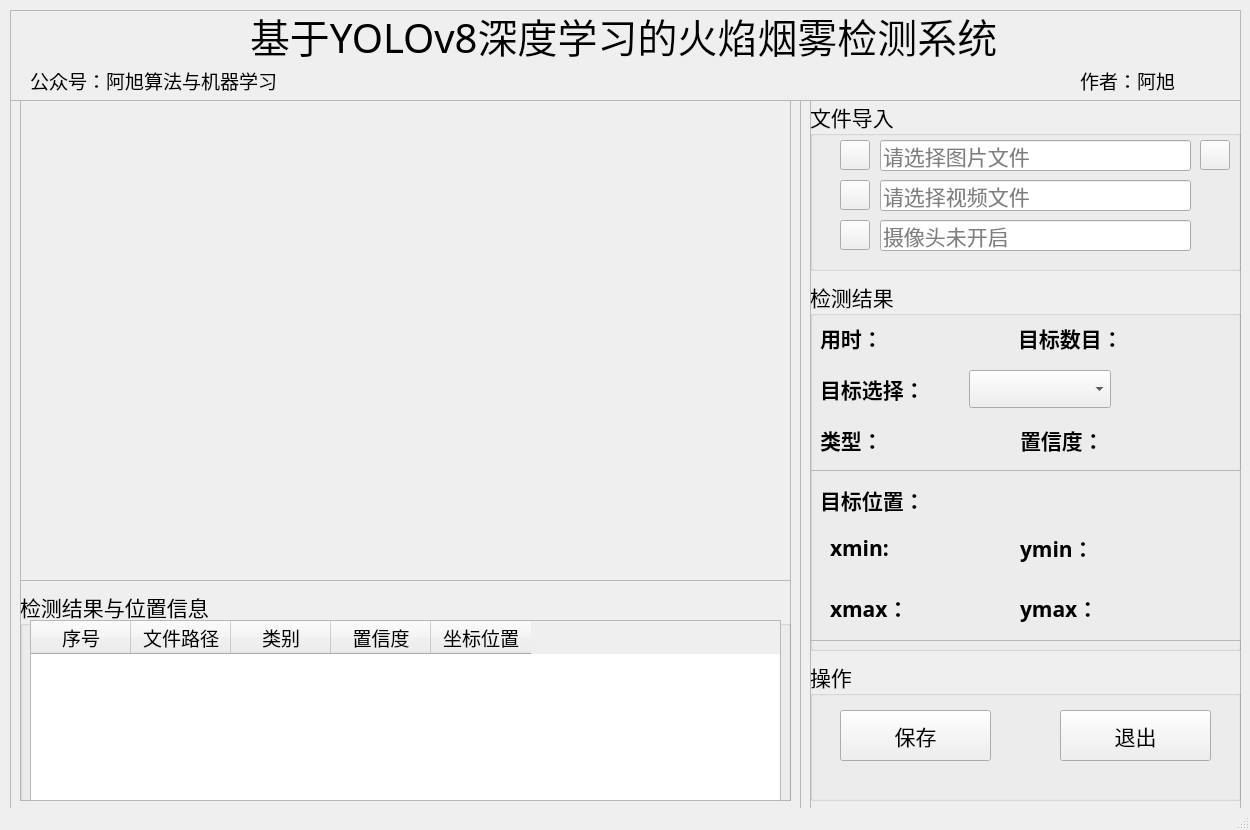
<?xml version="1.0" encoding="UTF-8"?>
<ui version="4.0">
 <class>MainWindow</class>
 <widget class="QMainWindow" name="MainWindow">
  <property name="geometry">
   <rect>
    <x>0</x>
    <y>0</y>
    <width>1250</width>
    <height>830</height>
   </rect>
  </property>
  <property name="minimumSize">
   <size>
    <width>1250</width>
    <height>830</height>
   </size>
  </property>
  <property name="maximumSize">
   <size>
    <width>1250</width>
    <height>830</height>
   </size>
  </property>
  <property name="windowTitle">
   <string>基于YOLOv8深度学习的火焰烟雾检测系统</string>
  </property>
  <property name="windowIcon">
   <iconset resource="ui_sources.qrc">
    <normaloff>:/icons/ui_imgs/icons/目标检测.png</normaloff>:/icons/ui_imgs/icons/目标检测.png</iconset>
  </property>
  <widget class="QWidget" name="centralwidget">
   <widget class="QFrame" name="frame">
    <property name="geometry">
     <rect>
      <x>10</x>
      <y>100</y>
      <width>791</width>
      <height>711</height>
     </rect>
    </property>
    <property name="frameShape">
     <enum>QFrame::StyledPanel</enum>
    </property>
    <property name="frameShadow">
     <enum>QFrame::Raised</enum>
    </property>
    <widget class="QFrame" name="frame_2">
     <property name="geometry">
      <rect>
       <x>10</x>
       <y>0</y>
       <width>771</width>
       <height>481</height>
      </rect>
     </property>
     <property name="frameShape">
      <enum>QFrame::StyledPanel</enum>
     </property>
     <property name="frameShadow">
      <enum>QFrame::Raised</enum>
     </property>
     <widget class="QLabel" name="label_show">
      <property name="geometry">
       <rect>
        <x>0</x>
        <y>0</y>
        <width>770</width>
        <height>480</height>
       </rect>
      </property>
      <property name="minimumSize">
       <size>
        <width>770</width>
        <height>480</height>
       </size>
      </property>
      <property name="maximumSize">
       <size>
        <width>770</width>
        <height>480</height>
       </size>
      </property>
      <property name="styleSheet">
       <string notr="true">border-image: url(:/icons/ui_imgs/huoyan.png);</string>
      </property>
      <property name="text">
       <string/>
      </property>
     </widget>
    </widget>
    <widget class="QFrame" name="frame_3">
     <property name="geometry">
      <rect>
       <x>10</x>
       <y>480</y>
       <width>771</width>
       <height>221</height>
      </rect>
     </property>
     <property name="frameShape">
      <enum>QFrame::StyledPanel</enum>
     </property>
     <property name="frameShadow">
      <enum>QFrame::Raised</enum>
     </property>
     <widget class="QGroupBox" name="groupBox_3">
      <property name="geometry">
       <rect>
        <x>0</x>
        <y>10</y>
        <width>771</width>
        <height>221</height>
       </rect>
      </property>
      <property name="font">
       <font>
        <family>华文楷体</family>
        <pointsize>16</pointsize>
       </font>
      </property>
      <property name="title">
       <string>检测结果与位置信息</string>
      </property>
      <widget class="QTableWidget" name="tableWidget">
       <property name="geometry">
        <rect>
         <x>10</x>
         <y>30</y>
         <width>751</width>
         <height>181</height>
        </rect>
       </property>
       <property name="font">
        <font>
         <family>华文楷体</family>
         <pointsize>14</pointsize>
        </font>
       </property>
       <column>
        <property name="text">
         <string>序号</string>
        </property>
       </column>
       <column>
        <property name="text">
         <string>文件路径</string>
        </property>
       </column>
       <column>
        <property name="text">
         <string>类别</string>
        </property>
       </column>
       <column>
        <property name="text">
         <string>置信度</string>
        </property>
       </column>
       <column>
        <property name="text">
         <string>坐标位置</string>
        </property>
       </column>
      </widget>
     </widget>
    </widget>
   </widget>
   <widget class="QFrame" name="frame_4">
    <property name="geometry">
     <rect>
      <x>810</x>
      <y>100</y>
      <width>431</width>
      <height>711</height>
     </rect>
    </property>
    <property name="frameShape">
     <enum>QFrame::StyledPanel</enum>
    </property>
    <property name="frameShadow">
     <enum>QFrame::Raised</enum>
    </property>
    <widget class="QGroupBox" name="groupBox">
     <property name="geometry">
      <rect>
       <x>0</x>
       <y>0</y>
       <width>431</width>
       <height>171</height>
      </rect>
     </property>
     <property name="font">
      <font>
       <family>华文楷体</family>
       <pointsize>16</pointsize>
      </font>
     </property>
     <property name="title">
      <string>文件导入</string>
     </property>
     <widget class="QLineEdit" name="PiclineEdit">
      <property name="geometry">
       <rect>
        <x>70</x>
        <y>40</y>
        <width>311</width>
        <height>31</height>
       </rect>
      </property>
      <property name="inputMask">
       <string/>
      </property>
      <property name="placeholderText">
       <string>请选择图片文件</string>
      </property>
     </widget>
     <widget class="QLineEdit" name="VideolineEdit">
      <property name="geometry">
       <rect>
        <x>70</x>
        <y>80</y>
        <width>311</width>
        <height>31</height>
       </rect>
      </property>
      <property name="placeholderText">
       <string>请选择视频文件</string>
      </property>
     </widget>
     <widget class="QPushButton" name="CapBtn">
      <property name="geometry">
       <rect>
        <x>30</x>
        <y>120</y>
        <width>30</width>
        <height>30</height>
       </rect>
      </property>
      <property name="styleSheet">
       <string notr="true">border-image: url(:/icons/ui_imgs/icons/camera.png);</string>
      </property>
      <property name="text">
       <string/>
      </property>
     </widget>
     <widget class="QPushButton" name="PicBtn">
      <property name="geometry">
       <rect>
        <x>30</x>
        <y>40</y>
        <width>30</width>
        <height>30</height>
       </rect>
      </property>
      <property name="styleSheet">
       <string notr="true">border-image: url(:/icons/ui_imgs/icons/img.png);</string>
      </property>
      <property name="text">
       <string/>
      </property>
     </widget>
     <widget class="QPushButton" name="VideoBtn">
      <property name="geometry">
       <rect>
        <x>30</x>
        <y>80</y>
        <width>30</width>
        <height>30</height>
       </rect>
      </property>
      <property name="styleSheet">
       <string notr="true">border-image: url(:/icons/ui_imgs/icons/video.png);</string>
      </property>
      <property name="text">
       <string/>
      </property>
     </widget>
     <widget class="QLineEdit" name="CaplineEdit">
      <property name="geometry">
       <rect>
        <x>70</x>
        <y>120</y>
        <width>311</width>
        <height>31</height>
       </rect>
      </property>
      <property name="placeholderText">
       <string>摄像头未开启</string>
      </property>
     </widget>
     <widget class="QPushButton" name="FilesBtn">
      <property name="geometry">
       <rect>
        <x>390</x>
        <y>40</y>
        <width>30</width>
        <height>30</height>
       </rect>
      </property>
      <property name="styleSheet">
       <string notr="true">border-image: url(:/icons/ui_imgs/icons/folder.png);</string>
      </property>
      <property name="text">
       <string/>
      </property>
     </widget>
    </widget>
    <widget class="QGroupBox" name="groupBox_2">
     <property name="geometry">
      <rect>
       <x>0</x>
       <y>180</y>
       <width>431</width>
       <height>371</height>
      </rect>
     </property>
     <property name="font">
      <font>
       <family>华文楷体</family>
       <pointsize>16</pointsize>
      </font>
     </property>
     <property name="title">
      <string>检测结果</string>
     </property>
     <widget class="QFrame" name="frame_6">
      <property name="geometry">
       <rect>
        <x>0</x>
        <y>190</y>
        <width>431</width>
        <height>171</height>
       </rect>
      </property>
      <property name="frameShape">
       <enum>QFrame::StyledPanel</enum>
      </property>
      <property name="frameShadow">
       <enum>QFrame::Raised</enum>
      </property>
      <widget class="QLabel" name="label_4">
       <property name="geometry">
        <rect>
         <x>10</x>
         <y>10</y>
         <width>131</width>
         <height>41</height>
        </rect>
       </property>
       <property name="font">
        <font>
         <family>华文楷体</family>
         <pointsize>16</pointsize>
        </font>
       </property>
       <property name="styleSheet">
        <string notr="true"/>
       </property>
       <property name="text">
        <string>&lt;html&gt;&lt;head/&gt;&lt;body&gt;&lt;p&gt;&lt;span style=&quot; font-weight:600;&quot;&gt;目标位置：&lt;/span&gt;&lt;/p&gt;&lt;/body&gt;&lt;/html&gt;</string>
       </property>
      </widget>
      <widget class="QWidget" name="layoutWidget">
       <property name="geometry">
        <rect>
         <x>20</x>
         <y>60</y>
         <width>161</width>
         <height>37</height>
        </rect>
       </property>
       <layout class="QHBoxLayout" name="horizontalLayout">
        <item>
         <widget class="QLabel" name="label_6">
          <property name="font">
           <font>
            <family>华文楷体</family>
            <pointsize>16</pointsize>
            <weight>50</weight>
            <bold>false</bold>
           </font>
          </property>
          <property name="text">
           <string>&lt;html&gt;&lt;head/&gt;&lt;body&gt;&lt;p&gt;&lt;span style=&quot; font-weight:600;&quot;&gt;xmin:&lt;/span&gt;&lt;/p&gt;&lt;/body&gt;&lt;/html&gt;</string>
          </property>
         </widget>
        </item>
        <item>
         <widget class="QLabel" name="label_xmin">
          <property name="palette">
           <palette>
            <active>
             <colorrole role="WindowText">
              <brush brushstyle="SolidPattern">
               <color alpha="255">
                <red>255</red>
                <green>0</green>
                <blue>0</blue>
               </color>
              </brush>
             </colorrole>
            </active>
            <inactive>
             <colorrole role="WindowText">
              <brush brushstyle="SolidPattern">
               <color alpha="255">
                <red>255</red>
                <green>0</green>
                <blue>0</blue>
               </color>
              </brush>
             </colorrole>
            </inactive>
            <disabled>
             <colorrole role="WindowText">
              <brush brushstyle="SolidPattern">
               <color alpha="255">
                <red>120</red>
                <green>120</green>
                <blue>120</blue>
               </color>
              </brush>
             </colorrole>
            </disabled>
           </palette>
          </property>
          <property name="font">
           <font>
            <family>Arial</family>
            <pointsize>16</pointsize>
            <weight>75</weight>
            <bold>true</bold>
           </font>
          </property>
          <property name="text">
           <string/>
          </property>
         </widget>
        </item>
       </layout>
      </widget>
      <widget class="QWidget" name="layoutWidget">
       <property name="geometry">
        <rect>
         <x>210</x>
         <y>60</y>
         <width>161</width>
         <height>37</height>
        </rect>
       </property>
       <layout class="QHBoxLayout" name="horizontalLayout_2">
        <item>
         <widget class="QLabel" name="label_8">
          <property name="text">
           <string>&lt;html&gt;&lt;head/&gt;&lt;body&gt;&lt;p&gt;&lt;span style=&quot; font-weight:600;&quot;&gt;ymin：&lt;/span&gt;&lt;/p&gt;&lt;/body&gt;&lt;/html&gt;</string>
          </property>
         </widget>
        </item>
        <item>
         <widget class="QLabel" name="label_ymin">
          <property name="palette">
           <palette>
            <active>
             <colorrole role="WindowText">
              <brush brushstyle="SolidPattern">
               <color alpha="255">
                <red>255</red>
                <green>0</green>
                <blue>0</blue>
               </color>
              </brush>
             </colorrole>
            </active>
            <inactive>
             <colorrole role="WindowText">
              <brush brushstyle="SolidPattern">
               <color alpha="255">
                <red>255</red>
                <green>0</green>
                <blue>0</blue>
               </color>
              </brush>
             </colorrole>
            </inactive>
            <disabled>
             <colorrole role="WindowText">
              <brush brushstyle="SolidPattern">
               <color alpha="255">
                <red>120</red>
                <green>120</green>
                <blue>120</blue>
               </color>
              </brush>
             </colorrole>
            </disabled>
           </palette>
          </property>
          <property name="font">
           <font>
            <family>Arial</family>
            <pointsize>16</pointsize>
            <weight>75</weight>
            <bold>true</bold>
           </font>
          </property>
          <property name="text">
           <string/>
          </property>
         </widget>
        </item>
       </layout>
      </widget>
      <widget class="QWidget" name="layoutWidget">
       <property name="geometry">
        <rect>
         <x>20</x>
         <y>120</y>
         <width>161</width>
         <height>37</height>
        </rect>
       </property>
       <layout class="QHBoxLayout" name="horizontalLayout_3">
        <item>
         <widget class="QLabel" name="label_7">
          <property name="text">
           <string>&lt;html&gt;&lt;head/&gt;&lt;body&gt;&lt;p&gt;&lt;span style=&quot; font-weight:600;&quot;&gt;xmax：&lt;/span&gt;&lt;/p&gt;&lt;/body&gt;&lt;/html&gt;</string>
          </property>
         </widget>
        </item>
        <item>
         <widget class="QLabel" name="label_xmax">
          <property name="palette">
           <palette>
            <active>
             <colorrole role="WindowText">
              <brush brushstyle="SolidPattern">
               <color alpha="255">
                <red>255</red>
                <green>0</green>
                <blue>0</blue>
               </color>
              </brush>
             </colorrole>
            </active>
            <inactive>
             <colorrole role="WindowText">
              <brush brushstyle="SolidPattern">
               <color alpha="255">
                <red>255</red>
                <green>0</green>
                <blue>0</blue>
               </color>
              </brush>
             </colorrole>
            </inactive>
            <disabled>
             <colorrole role="WindowText">
              <brush brushstyle="SolidPattern">
               <color alpha="255">
                <red>120</red>
                <green>120</green>
                <blue>120</blue>
               </color>
              </brush>
             </colorrole>
            </disabled>
           </palette>
          </property>
          <property name="font">
           <font>
            <family>Arial</family>
            <pointsize>16</pointsize>
            <weight>75</weight>
            <bold>true</bold>
           </font>
          </property>
          <property name="text">
           <string/>
          </property>
         </widget>
        </item>
       </layout>
      </widget>
      <widget class="QWidget" name="layoutWidget">
       <property name="geometry">
        <rect>
         <x>210</x>
         <y>120</y>
         <width>161</width>
         <height>37</height>
        </rect>
       </property>
       <layout class="QHBoxLayout" name="horizontalLayout_4">
        <item>
         <widget class="QLabel" name="label_9">
          <property name="text">
           <string>&lt;html&gt;&lt;head/&gt;&lt;body&gt;&lt;p&gt;&lt;span style=&quot; font-weight:600;&quot;&gt;ymax：&lt;/span&gt;&lt;/p&gt;&lt;/body&gt;&lt;/html&gt;</string>
          </property>
         </widget>
        </item>
        <item>
         <widget class="QLabel" name="label_ymax">
          <property name="palette">
           <palette>
            <active>
             <colorrole role="WindowText">
              <brush brushstyle="SolidPattern">
               <color alpha="255">
                <red>255</red>
                <green>0</green>
                <blue>0</blue>
               </color>
              </brush>
             </colorrole>
            </active>
            <inactive>
             <colorrole role="WindowText">
              <brush brushstyle="SolidPattern">
               <color alpha="255">
                <red>255</red>
                <green>0</green>
                <blue>0</blue>
               </color>
              </brush>
             </colorrole>
            </inactive>
            <disabled>
             <colorrole role="WindowText">
              <brush brushstyle="SolidPattern">
               <color alpha="255">
                <red>120</red>
                <green>120</green>
                <blue>120</blue>
               </color>
              </brush>
             </colorrole>
            </disabled>
           </palette>
          </property>
          <property name="font">
           <font>
            <family>Arial</family>
            <pointsize>16</pointsize>
            <weight>75</weight>
            <bold>true</bold>
           </font>
          </property>
          <property name="text">
           <string/>
          </property>
         </widget>
        </item>
       </layout>
      </widget>
     </widget>
     <widget class="QWidget" name="layoutWidget">
      <property name="geometry">
       <rect>
        <x>208</x>
        <y>40</y>
        <width>211</width>
        <height>37</height>
       </rect>
      </property>
      <layout class="QHBoxLayout" name="horizontalLayout_5">
       <item>
        <widget class="QLabel" name="label">
         <property name="text">
          <string>&lt;html&gt;&lt;head/&gt;&lt;body&gt;&lt;p&gt;&lt;span style=&quot; font-weight:600;&quot;&gt;目标数目：&lt;/span&gt;&lt;/p&gt;&lt;/body&gt;&lt;/html&gt;</string>
         </property>
        </widget>
       </item>
       <item>
        <widget class="QLabel" name="label_nums">
         <property name="palette">
          <palette>
           <active>
            <colorrole role="WindowText">
             <brush brushstyle="SolidPattern">
              <color alpha="255">
               <red>255</red>
               <green>0</green>
               <blue>0</blue>
              </color>
             </brush>
            </colorrole>
            <colorrole role="Text">
             <brush brushstyle="SolidPattern">
              <color alpha="255">
               <red>0</red>
               <green>0</green>
               <blue>0</blue>
              </color>
             </brush>
            </colorrole>
            <colorrole role="PlaceholderText">
             <brush brushstyle="SolidPattern">
              <color alpha="128">
               <red>255</red>
               <green>0</green>
               <blue>0</blue>
              </color>
             </brush>
            </colorrole>
           </active>
           <inactive>
            <colorrole role="WindowText">
             <brush brushstyle="SolidPattern">
              <color alpha="255">
               <red>255</red>
               <green>0</green>
               <blue>0</blue>
              </color>
             </brush>
            </colorrole>
            <colorrole role="Text">
             <brush brushstyle="SolidPattern">
              <color alpha="255">
               <red>0</red>
               <green>0</green>
               <blue>0</blue>
              </color>
             </brush>
            </colorrole>
            <colorrole role="PlaceholderText">
             <brush brushstyle="SolidPattern">
              <color alpha="128">
               <red>255</red>
               <green>0</green>
               <blue>0</blue>
              </color>
             </brush>
            </colorrole>
           </inactive>
           <disabled>
            <colorrole role="WindowText">
             <brush brushstyle="SolidPattern">
              <color alpha="255">
               <red>120</red>
               <green>120</green>
               <blue>120</blue>
              </color>
             </brush>
            </colorrole>
            <colorrole role="Text">
             <brush brushstyle="SolidPattern">
              <color alpha="255">
               <red>120</red>
               <green>120</green>
               <blue>120</blue>
              </color>
             </brush>
            </colorrole>
            <colorrole role="PlaceholderText">
             <brush brushstyle="SolidPattern">
              <color alpha="128">
               <red>0</red>
               <green>0</green>
               <blue>0</blue>
              </color>
             </brush>
            </colorrole>
           </disabled>
          </palette>
         </property>
         <property name="font">
          <font>
           <family>Arial</family>
           <pointsize>16</pointsize>
           <weight>75</weight>
           <bold>true</bold>
          </font>
         </property>
         <property name="text">
          <string/>
         </property>
        </widget>
       </item>
      </layout>
     </widget>
     <widget class="QWidget" name="layoutWidget">
      <property name="geometry">
       <rect>
        <x>10</x>
        <y>90</y>
        <width>291</width>
        <height>38</height>
       </rect>
      </property>
      <layout class="QHBoxLayout" name="horizontalLayout_6">
       <item>
        <widget class="QLabel" name="label_5">
         <property name="text">
          <string>&lt;html&gt;&lt;head/&gt;&lt;body&gt;&lt;p&gt;&lt;span style=&quot; font-weight:600;&quot;&gt;目标选择：&lt;/span&gt;&lt;/p&gt;&lt;/body&gt;&lt;/html&gt;</string>
         </property>
        </widget>
       </item>
       <item>
        <widget class="QComboBox" name="comboBox"/>
       </item>
      </layout>
     </widget>
     <widget class="QWidget" name="layoutWidget_2">
      <property name="geometry">
       <rect>
        <x>10</x>
        <y>40</y>
        <width>171</width>
        <height>37</height>
       </rect>
      </property>
      <layout class="QHBoxLayout" name="horizontalLayout_7">
       <item>
        <widget class="QLabel" name="label_10">
         <property name="text">
          <string>&lt;html&gt;&lt;head/&gt;&lt;body&gt;&lt;p&gt;&lt;span style=&quot; font-weight:600;&quot;&gt;用时：&lt;/span&gt;&lt;/p&gt;&lt;/body&gt;&lt;/html&gt;</string>
         </property>
        </widget>
       </item>
       <item>
        <widget class="QLabel" name="time_lb">
         <property name="palette">
          <palette>
           <active>
            <colorrole role="WindowText">
             <brush brushstyle="SolidPattern">
              <color alpha="255">
               <red>255</red>
               <green>0</green>
               <blue>0</blue>
              </color>
             </brush>
            </colorrole>
            <colorrole role="Text">
             <brush brushstyle="SolidPattern">
              <color alpha="255">
               <red>0</red>
               <green>0</green>
               <blue>0</blue>
              </color>
             </brush>
            </colorrole>
            <colorrole role="PlaceholderText">
             <brush brushstyle="SolidPattern">
              <color alpha="128">
               <red>255</red>
               <green>0</green>
               <blue>0</blue>
              </color>
             </brush>
            </colorrole>
           </active>
           <inactive>
            <colorrole role="WindowText">
             <brush brushstyle="SolidPattern">
              <color alpha="255">
               <red>255</red>
               <green>0</green>
               <blue>0</blue>
              </color>
             </brush>
            </colorrole>
            <colorrole role="Text">
             <brush brushstyle="SolidPattern">
              <color alpha="255">
               <red>0</red>
               <green>0</green>
               <blue>0</blue>
              </color>
             </brush>
            </colorrole>
            <colorrole role="PlaceholderText">
             <brush brushstyle="SolidPattern">
              <color alpha="128">
               <red>255</red>
               <green>0</green>
               <blue>0</blue>
              </color>
             </brush>
            </colorrole>
           </inactive>
           <disabled>
            <colorrole role="WindowText">
             <brush brushstyle="SolidPattern">
              <color alpha="255">
               <red>120</red>
               <green>120</green>
               <blue>120</blue>
              </color>
             </brush>
            </colorrole>
            <colorrole role="Text">
             <brush brushstyle="SolidPattern">
              <color alpha="255">
               <red>120</red>
               <green>120</green>
               <blue>120</blue>
              </color>
             </brush>
            </colorrole>
            <colorrole role="PlaceholderText">
             <brush brushstyle="SolidPattern">
              <color alpha="128">
               <red>0</red>
               <green>0</green>
               <blue>0</blue>
              </color>
             </brush>
            </colorrole>
           </disabled>
          </palette>
         </property>
         <property name="font">
          <font>
           <family>Arial</family>
           <pointsize>16</pointsize>
           <weight>75</weight>
           <bold>true</bold>
          </font>
         </property>
         <property name="text">
          <string/>
         </property>
        </widget>
       </item>
      </layout>
     </widget>
     <widget class="QWidget" name="layoutWidget">
      <property name="geometry">
       <rect>
        <x>210</x>
        <y>140</y>
        <width>191</width>
        <height>41</height>
       </rect>
      </property>
      <layout class="QHBoxLayout" name="horizontalLayout_8">
       <item>
        <widget class="QLabel" name="label_11">
         <property name="text">
          <string>&lt;html&gt;&lt;head/&gt;&lt;body&gt;&lt;p&gt;&lt;span style=&quot; font-weight:600;&quot;&gt;置信度：&lt;/span&gt;&lt;/p&gt;&lt;/body&gt;&lt;/html&gt;</string>
         </property>
        </widget>
       </item>
       <item>
        <widget class="QLabel" name="label_conf">
         <property name="palette">
          <palette>
           <active>
            <colorrole role="WindowText">
             <brush brushstyle="SolidPattern">
              <color alpha="255">
               <red>255</red>
               <green>0</green>
               <blue>0</blue>
              </color>
             </brush>
            </colorrole>
           </active>
           <inactive>
            <colorrole role="WindowText">
             <brush brushstyle="SolidPattern">
              <color alpha="255">
               <red>255</red>
               <green>0</green>
               <blue>0</blue>
              </color>
             </brush>
            </colorrole>
           </inactive>
           <disabled>
            <colorrole role="WindowText">
             <brush brushstyle="SolidPattern">
              <color alpha="255">
               <red>120</red>
               <green>120</green>
               <blue>120</blue>
              </color>
             </brush>
            </colorrole>
           </disabled>
          </palette>
         </property>
         <property name="font">
          <font>
           <family>Arial</family>
           <pointsize>16</pointsize>
           <weight>75</weight>
           <bold>true</bold>
          </font>
         </property>
         <property name="text">
          <string/>
         </property>
        </widget>
       </item>
      </layout>
     </widget>
     <widget class="QWidget" name="layoutWidget_3">
      <property name="geometry">
       <rect>
        <x>10</x>
        <y>140</y>
        <width>191</width>
        <height>41</height>
       </rect>
      </property>
      <layout class="QHBoxLayout" name="horizontalLayout_9">
       <item>
        <widget class="QLabel" name="label_13">
         <property name="maximumSize">
          <size>
           <width>60</width>
           <height>16777215</height>
          </size>
         </property>
         <property name="text">
          <string>&lt;html&gt;&lt;head/&gt;&lt;body&gt;&lt;p&gt;&lt;span style=&quot; font-weight:600;&quot;&gt;类型：&lt;/span&gt;&lt;/p&gt;&lt;/body&gt;&lt;/html&gt;</string>
         </property>
        </widget>
       </item>
       <item>
        <widget class="QLabel" name="type_lb">
         <property name="palette">
          <palette>
           <active>
            <colorrole role="WindowText">
             <brush brushstyle="SolidPattern">
              <color alpha="255">
               <red>255</red>
               <green>0</green>
               <blue>0</blue>
              </color>
             </brush>
            </colorrole>
           </active>
           <inactive>
            <colorrole role="WindowText">
             <brush brushstyle="SolidPattern">
              <color alpha="255">
               <red>255</red>
               <green>0</green>
               <blue>0</blue>
              </color>
             </brush>
            </colorrole>
           </inactive>
           <disabled>
            <colorrole role="WindowText">
             <brush brushstyle="SolidPattern">
              <color alpha="255">
               <red>120</red>
               <green>120</green>
               <blue>120</blue>
              </color>
             </brush>
            </colorrole>
           </disabled>
          </palette>
         </property>
         <property name="font">
          <font>
           <family>Arial</family>
           <pointsize>16</pointsize>
           <weight>75</weight>
           <bold>true</bold>
          </font>
         </property>
         <property name="text">
          <string/>
         </property>
        </widget>
       </item>
      </layout>
     </widget>
    </widget>
    <widget class="QGroupBox" name="groupBox_4">
     <property name="geometry">
      <rect>
       <x>0</x>
       <y>560</y>
       <width>431</width>
       <height>141</height>
      </rect>
     </property>
     <property name="font">
      <font>
       <family>华文楷体</family>
       <pointsize>16</pointsize>
      </font>
     </property>
     <property name="title">
      <string>操作</string>
     </property>
     <widget class="QPushButton" name="SaveBtn">
      <property name="geometry">
       <rect>
        <x>30</x>
        <y>50</y>
        <width>151</width>
        <height>51</height>
       </rect>
      </property>
      <property name="text">
       <string>保存</string>
      </property>
      <property name="icon">
       <iconset resource="ui_sources.qrc">
        <normaloff>:/icons/ui_imgs/icons/保存.png</normaloff>:/icons/ui_imgs/icons/保存.png</iconset>
      </property>
      <property name="iconSize">
       <size>
        <width>30</width>
        <height>30</height>
       </size>
      </property>
     </widget>
     <widget class="QPushButton" name="ExitBtn">
      <property name="geometry">
       <rect>
        <x>250</x>
        <y>50</y>
        <width>151</width>
        <height>51</height>
       </rect>
      </property>
      <property name="text">
       <string>退出</string>
      </property>
      <property name="icon">
       <iconset resource="ui_sources.qrc">
        <normaloff>:/icons/ui_imgs/icons/退出.png</normaloff>:/icons/ui_imgs/icons/退出.png</iconset>
      </property>
      <property name="iconSize">
       <size>
        <width>30</width>
        <height>30</height>
       </size>
      </property>
     </widget>
    </widget>
   </widget>
   <widget class="QFrame" name="frame_5">
    <property name="geometry">
     <rect>
      <x>10</x>
      <y>10</y>
      <width>1231</width>
      <height>91</height>
     </rect>
    </property>
    <property name="frameShape">
     <enum>QFrame::StyledPanel</enum>
    </property>
    <property name="frameShadow">
     <enum>QFrame::Raised</enum>
    </property>
    <widget class="QLabel" name="label_3">
     <property name="geometry">
      <rect>
       <x>240</x>
       <y>0</y>
       <width>811</width>
       <height>51</height>
      </rect>
     </property>
     <property name="font">
      <font>
       <family>华文楷体</family>
       <pointsize>30</pointsize>
      </font>
     </property>
     <property name="text">
      <string>基于YOLOv8深度学习的火焰烟雾检测系统</string>
     </property>
    </widget>
    <widget class="QLabel" name="label_2">
     <property name="geometry">
      <rect>
       <x>20</x>
       <y>60</y>
       <width>311</width>
       <height>21</height>
      </rect>
     </property>
     <property name="font">
      <font>
       <family>华文楷体</family>
       <pointsize>14</pointsize>
       <underline>true</underline>
      </font>
     </property>
     <property name="text">
      <string>公众号：阿旭算法与机器学习</string>
     </property>
    </widget>
    <widget class="QLabel" name="label_12">
     <property name="geometry">
      <rect>
       <x>1070</x>
       <y>60</y>
       <width>131</width>
       <height>21</height>
      </rect>
     </property>
     <property name="font">
      <font>
       <family>华文楷体</family>
       <pointsize>14</pointsize>
       <underline>true</underline>
      </font>
     </property>
     <property name="text">
      <string>作者：阿旭</string>
     </property>
    </widget>
   </widget>
  </widget>
  <widget class="QStatusBar" name="statusbar"/>
 </widget>
 <resources>
  <include location="ui_sources.qrc"/>
 </resources>
 <connections/>
</ui>
